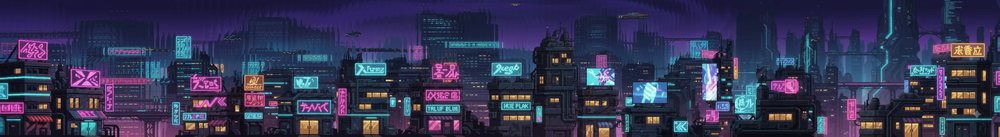
#> input picture game/assets/bg_mid.png, 1000 x 137 px, shrunk from 5245 x 720 before the run
$ python clean_cells.py ../game/assets/bg_mid.png ../game/assets/main_menu_bg.png 5 5
#> lines starting #> are read from the running program, lines starting #| are printed output that depends on the picture
#!/usr/bin/env python3
"""Drop fragments that bled in from a neighbouring cell.

The generators draw muzzle flashes that run past the frame they belong to, so
after slicing, a cell can carry a stray sliver of the previous cell's flash
floating in empty space. Keeping only the connected components that reach the
middle of the cell removes those without touching the real sprite.
"""
import sys
import numpy as np
from PIL import Image
from scipy import ndimage


def clean(path, out_path, cols, rows, min_frac=0.004):
#> called with path = '../game/assets/bg_mid.png', out_path = '../game/assets/main_menu_bg.png', cols = 5, rows = 5, min_frac = 0.004
    img = np.array(Image.open(path).convert("RGBA"))
    H, W = img.shape[:2]
#> H = 137; W = 1000
    cw, ch = W // cols, H // rows
#> cw = 200; ch = 27
    removed = 0
    for r in range(rows):
        for c in range(cols):
            y0, x0 = r * ch, c * cw
            cell = img[y0:y0 + ch, x0:x0 + cw]
            mask = cell[..., 3] > 40
            if not mask.any():
                continue
            lab, n = ndimage.label(mask)
            if n <= 1:
                continue
            sizes = ndimage.sum(mask, lab, range(1, n + 1))
            keep = np.zeros(n + 1, dtype=bool)
            for i in range(1, n + 1):
                ys, xs = np.where(lab == i)
                # Keep anything substantial, or anything that reaches the
                # middle third of the cell -- that's the sprite itself.
                bled_in = xs.max() < cw * 0.18   # sits entirely in the left margin
                touches_core = (xs.min() < cw * 0.66) and (xs.max() > cw * 0.33)
                keep[i] = touches_core and not bled_in and sizes[i - 1] >= mask.size * min_frac
            drop = ~keep[lab]
            drop[lab == 0] = False
            if drop.any():
                removed += int(drop.sum())
                cell[..., 3][drop] = 0
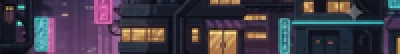
#> cell: shape (27, 200, 4) (shown 2 times larger); mean R, G, B, A 65.2, 58.1, 71.1, 255
#> mask: shape (27, 200) bool; every value is 1
#> after the loop, removed = 0
    Image.fromarray(img).save(out_path)
    print(f"{out_path}: cleared {removed} stray px")
#| ../game/assets/main_menu_bg.png: cleared 0 stray px


if __name__ == "__main__":
    clean(sys.argv[1], sys.argv[2], int(sys.argv[3]), int(sys.argv[4]))
